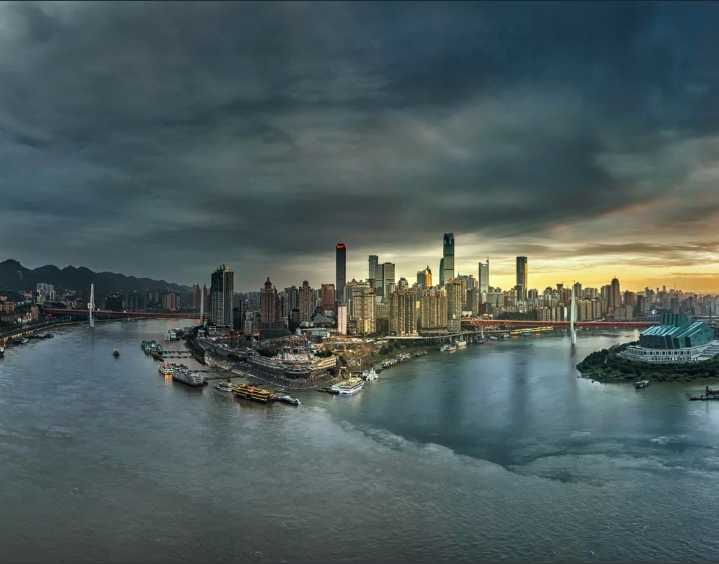
#> input picture images/example_1.png, 719 x 564 px
$ python panorama_stitching.py --first images/example_1.png --second images/example_2.png
#> lines starting #> are read from the running program, lines starting #| are printed output that depends on the picture; after the words box and inside, x2 and y2 are one past the last pixel; in counts of white or black regions, pixels touching at a corner belong together
### tools/stitcher.py
# 步骤1：提取关键点，局部不变描述符
# 步骤2：在两个图片之间匹配描述符
# 步骤3：使用RANSAC算法通过匹配的特征向量来估计同源矩阵
# 步骤4：使用步骤3获取的同源矩阵应用翘曲变化
import numpy as np
import cv2

class Stitcher:
    def detectAndDescribe(self, image):
        gray = cv2.cvtColor(image, cv2.COLOR_BGR2GRAY)

        descriptor = cv2.xfeatures2d.SIFT_create()
        (kps, features) = descriptor.detectAndCompute(gray, None)

        kps = np.float32([kp.pt for kp in kps])

        return (kps, features)

    def matchKeypoints(self, kpsA, kpsB, featuresA, featuresB, ratio, reprojThresh):
        matcher = cv2.DescriptorMatcher_create("BruteForce")
        rawMatches = matcher.knnMatch(featuresA, featuresB, 2)
        matches = []

        for m in rawMatches:
            if len(m) == 2 and m[0].distance < m[1].distance * ratio:
                matches.append((m[0].trainIdx, m[0].queryIdx))

        # 计算单应性至少需要4个匹配项
        if len(matches) > 4:
            ptsA = np.float32([kpsA[i] for (_, i) in matches])
            ptsB = np.float32([kpsB[i] for (i, _) in matches])

            # 计算两组点之间的单应性
            (H, status) = cv2.findHomography(ptsA, ptsB, cv2.RANSAC, reprojThresh)

            # 返回单应矩阵和每组匹配点的状态
            return (matches, H, status)

        return None

    def drawMatches(self, imageA, imageB, kpsA, kpsB, matches, status):
        (hA, wA) = imageA.shape[:2]
        (hB, wB) = imageB.shape[:2]
        vis = np.zeros((max(hA, hB), wA + wB, 3), dtype="uint8")
        vis[0:hA, 0:wA] = imageA
        vis[0:hB, wA:] = imageB

        for ((trainIdx, queryIdx), s) in zip(matches, status):
            if s == 1:
                ptA = (int(kpsA[queryIdx][0]), int(kpsA[queryIdx][1]))
                ptB = (int(kpsB[trainIdx][0]) + wA, int(kpsB[trainIdx][1]))
                cv2.line(vis, ptA, ptB, (0, 255, 0), 1)

        return vis

    def stitch(self, images, ratio=0.75, reprojThresh=4.0, showMatches=False):
        (imageB, imageA) = images
        (kpsA, featuresA) = self.detectAndDescribe(imageA)
        (kpsB, featuresB) = self.detectAndDescribe(imageB)

        # 匹配两个图像之间的特征
        M = self.matchKeypoints(kpsA, kpsB, featuresA, featuresB, ratio, reprojThresh)

        if M is None:
            return None

        # 应用透视变形连接图片
        (matches, H, status) = M
        result = cv2.warpPerspective(imageA, H, (imageA.shape[1] + imageB.shape[1], imageA.shape[0]))
        result[0:imageB.shape[0], 0:imageB.shape[1]] = imageB

        if showMatches:
            vis = self.drawMatches(imageA, imageB, kpsA, kpsB, matches, status)

            return (result, vis)

        return result

### panorama_stitching.py
# 示例
# python panorama.py --first images/example_1.png --second images/example_2.png
from tools.stitcher import Stitcher
import argparse
import imutils
import cv2
ap = argparse.ArgumentParser()
ap.add_argument("-f", "--first", required=True, help="path to the first image")
ap.add_argument("-s", "--second", required=True, help="path to the second image")
args = vars(ap.parse_args())

imageA = cv2.imread(args["first"])
#> imageA is the input picture: shape (564, 719, 3); mean B, G, R 92.6, 92.5, 77.4
imageB = cv2.imread(args["second"])
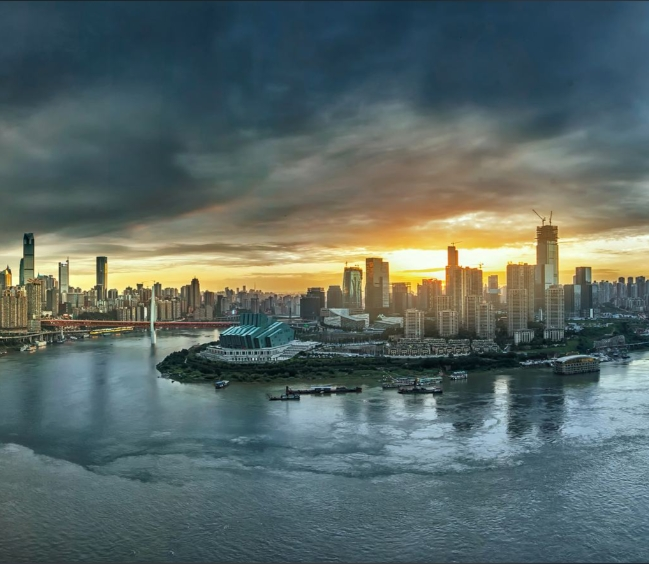
#> input picture images/example_2.png, 649 x 564 px
#> imageB is the input picture: shape (564, 649, 3); mean B, G, R 101.8, 104.6, 90.1
imageA = imutils.resize(imageA, width=400)
#> imageA: shape (313, 400, 3)
imageB = imutils.resize(imageB, width=400)
#> imageB: shape (347, 400, 3)

stitcher = Stitcher()
(result, vis) = stitcher.stitch([imageA, imageB], showMatches=True)
#> in detectAndDescribe, `gray = cv2.cvtColor(image, cv2.COLOR_BGR2GRAY)`:
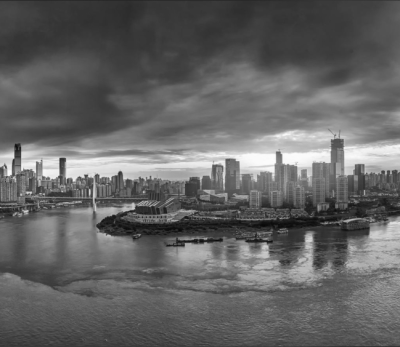
#> gray: shape (347, 400); min 8, max 252, mean 99.9
#> in detectAndDescribe, `(kps, features) = descriptor.detectAndCompute(gray, None)`: kps = 588 keypoints; strongest (x, y, size): (62, 161, 4.7), (120, 173, 3), (9, 172, 4.1), (309, 238, 6.9)
#> in detectAndDescribe, `kps = np.float32([kp.pt for kp in kps])`: kps = 588 pairs, first value 7.62 to 395.6, second value 58.53 to 344
#> in stitch, `(kpsA, featuresA) = self.detectAndDescribe(imageA)`: kpsA has the same summary as kps in detectAndDescribe
#> in detectAndDescribe (call 2), `gray = cv2.cvtColor(image, cv2.COLOR_BGR2GRAY)`:
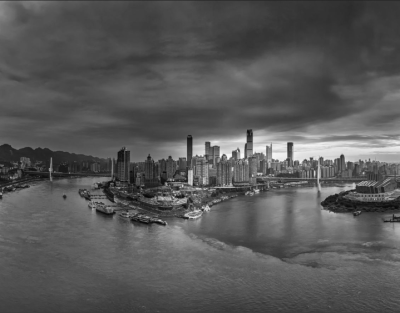
#> gray: shape (313, 400); min 7, max 247, mean 88
#> in detectAndDescribe (call 2), `(kps, features) = descriptor.detectAndCompute(gray, None)`: kps = 437 keypoints; strongest (x, y, size): (290, 145, 4.2), (342, 156, 2.7), (242, 156, 3.5), (311, 158, 1.9)
#> in detectAndDescribe (call 2), `kps = np.float32([kp.pt for kp in kps])`: kps = 437 pairs, first value 4.07 to 397.2, second value 76.87 to 266.4
#> in stitch, `(kpsB, featuresB) = self.detectAndDescribe(imageB)`: kpsB has the same summary as kps in detectAndDescribe
#> in matchKeypoints, `rawMatches = matcher.knnMatch(featuresA, featuresB, 2)`: rawMatches = 588 matches
#> after the loop in matchKeypoints, `for m in rawMatches:`: matches = 121 pairs, first value 38 to 433, second value 2 to 551
#> in matchKeypoints, `ptsA = np.float32([kpsA[i] for (_, i) in matches])`: ptsA = 121 pairs, first value 8.9 to 363.6, second value 117.5 to 295.3
#> in matchKeypoints, `ptsB = np.float32([kpsB[i] for (i, _) in matches])`: ptsB = 121 pairs, first value 42.59 to 394.2, second value 106.1 to 266.4
#> in matchKeypoints, `(H, status) = cv2.findHomography(ptsA, ptsB, cv2.RANSAC, reprojThresh)`: H = [[0.897, -0.00117, 233.9], [-0.00206, 0.9, 0.235], [-1.09e-05, -1.99e-06, 1]]; status = 121 values, max 1 at index 0, min 0 at index 49, mean 0.95
#> in stitch, `result[0:imageB.shape[0], 0:imageB.shape[1]] = imageB`:
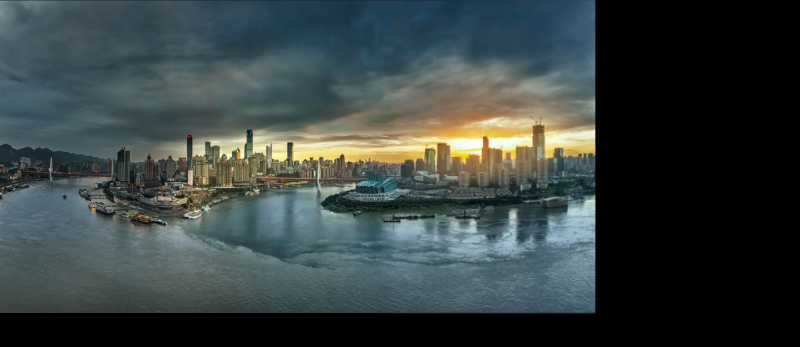
#> result: shape (347, 800, 3); mean B, G, R 65.2, 65.9, 56.3
#> in drawMatches, `vis[0:hA, 0:wA] = imageA`:
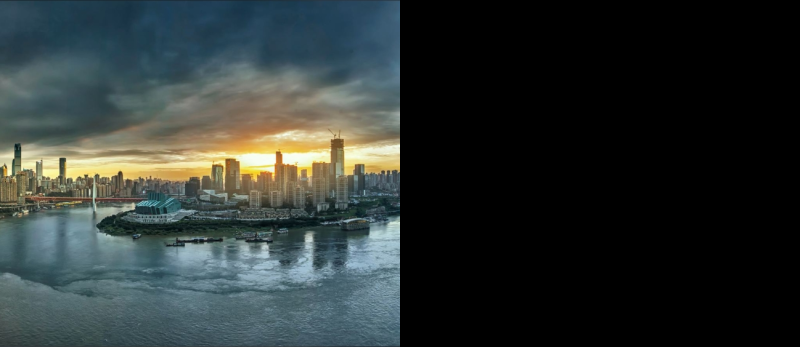
#> vis: shape (347, 800, 3); mean B, G, R 50.9, 52.3, 45.1
#> in drawMatches, `vis[0:hB, wA:] = imageB`:
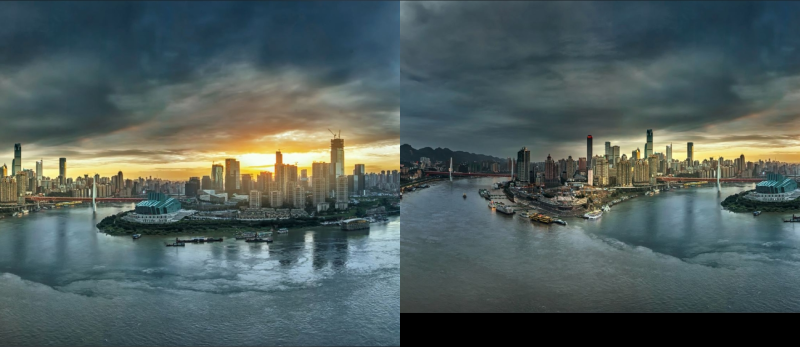
#> vis: shape (347, 800, 3); mean B, G, R 92.6, 94, 79.9
#> the loop in drawMatches, `for ((trainIdx, queryIdx), s) in zip(matches, status):` made 121 passes
#> (trainIdx, queryIdx, s, ptA, ptB) on passes 1 to 12: (273, 2, [1], (8, 172), (641, 155)), (278, 5, [1], (14, 177), (646, 160)), (279, 8, [1], (16, 161), (648, 145)), (280, 9, [1], (16, 161), (648, 145)), (281, 11, [1], (17, 176), (649, 158)), (284, 17, [1], (23, 186), (655, 168)), (285, 18, [1], (23, 186), (655, 168)), (286, 19, [1], (23, 153), (655, 138)), (287, 20, [1], (23, 217), (655, 196)), (288, 22, [1], (25, 272), (656, 245)), (289, 23, [1], (25, 211), (656, 190)), (291, 24, [1], (27, 163), (658, 147))
#> (ptA, ptB) on passes 61 to 66: ((94, 195), (718, 176)), ((97, 274), (721, 247)), ((97, 205), (721, 185)), ((98, 220), (722, 199)), ((102, 220), (726, 198)), ((103, 202), (726, 182))
#> after the loop in drawMatches, `for ((trainIdx, queryIdx), s) in zip(matches, status):`:
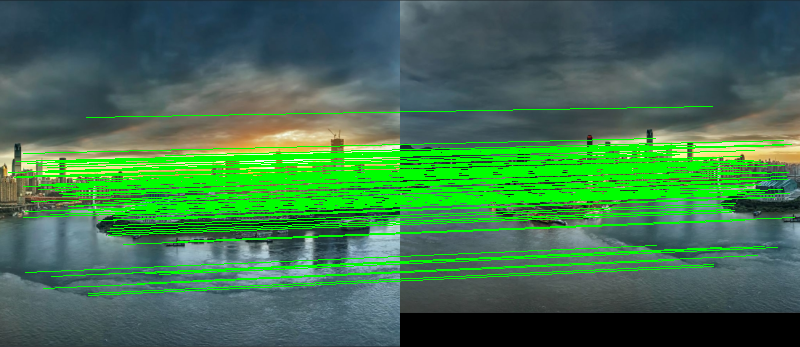
#> vis: shape (347, 800, 3); 14.9% of pixels changed, all inside (x1, y1, x2, y2) = (8, 106, 795, 296)
cv2.imshow("Image A", imageA)
cv2.imshow("Image B", imageB)
cv2.imshow("Keypoint Matches", vis)
cv2.imshow("Result", result)
cv2.waitKey(0)
